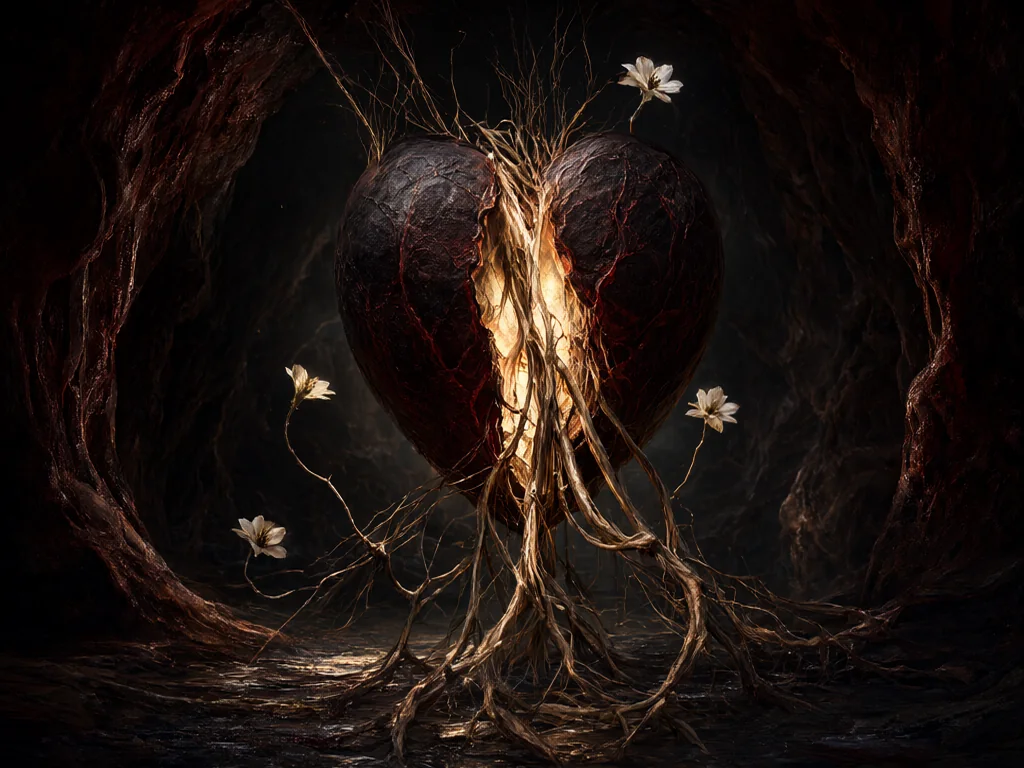
#> input picture assets/cards/abyssSeed.webp, 1024 x 768 px
$ python -i prepare-card-art.py   (imports and definitions only)
#> lines starting #> are read from the running program, lines starting #| are printed output that depends on the picture
#> further down, picture is the input picture: PIL image 1024x768 RGB; mean R, G, B 27.4, 18.3, 14.9
#!/usr/bin/env python
"""把 AI 生图原图处理成游戏卡面。

- 自动识别右下角的模型水印，裁掉含水的部分
- 裁成 4:3，压到 1024x768，导出 webp
- 欠曝的 AI 原图按平均亮度反推 gamma 提亮，保留黑色与高光

用法：
  python tools/prepare-card-art.py --src assets/cards/raw/xxx.png --id sunder
  python tools/prepare-card-art.py --all            # 按 IDS 表批量处理
  python tools/prepare-card-art.py --relight        # 提亮 assets/cards 里已有的卡面
"""
import argparse
import os
from pathlib import Path

from PIL import Image, ImageEnhance, ImageStat

ROOT = Path(__file__).resolve().parent.parent
RAW = ROOT / "art-source" / "cards"
OUT = ROOT / "assets" / "cards"

TARGET_W, TARGET_H = 1024, 768
TARGET_MEAN = 46.0
TARGET_TOLERANCE = 1.0
MIN_LIFT_GAMMA = 0.42


def luminance_mean(image):
    return ImageStat.Stat(image.convert("L")).mean[0]


def gamma_table(gamma):
    return [min(255, round(255 * ((value / 255) ** gamma))) for value in range(256)]


def auto_lift(image, target=TARGET_MEAN):
    """只压暗部和中调，0 与 255 保持不变，避免洗掉原本的高光。"""
#> called with target = 46
    mean = luminance_mean(image)
#> mean = 20.61
    if mean >= target - TARGET_TOLERANCE:
        return image, mean, 1.0

    histogram = image.convert("L").histogram()
#> histogram = 256 values, max 51088 at index 3, min 0 at index 253, mean 3072
    total = sum(histogram)
#> total = 786432

    def lifted_mean(gamma):
        table = gamma_table(gamma)
        return sum(table[value] * count for value, count in enumerate(histogram)) / total

    low, high = MIN_LIFT_GAMMA, 1.0
    if lifted_mean(low) >= target:
        for _ in range(18):
            mid = (low + high) / 2
            if lifted_mean(mid) < target:
                high = mid
            else:
                low = mid
#> this loop made 18 passes
#> (mid, high) on passes 1, 3, 5, 7, 10, 11, 12, 14, 15, 17: (0.71, 0.71), (0.637, 0.637), (0.619, 0.619), (0.615, 0.615), (0.614, 0.614), (0.614, 0.614), (0.614, 0.614), (0.614, 0.614), (0.614, 0.614), (0.614, 0.614)
#> (mid, low) on passes 2, 4, 6, 8, 9, 13: (0.565, 0.565), (0.601, 0.601), (0.61, 0.61), (0.613, 0.613), (0.614, 0.614), (0.614, 0.614)
        gamma = low
#> gamma = 0.614
    else:
        gamma = low

    lifted = image.point(gamma_table(gamma) * 3)
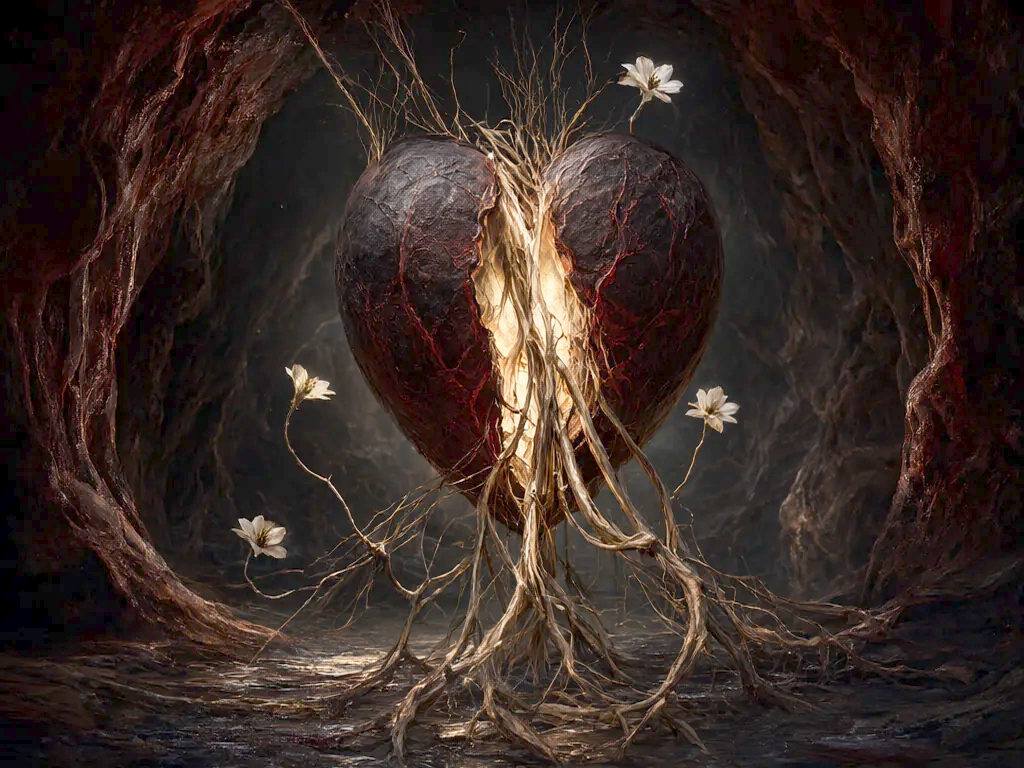
#> lifted: PIL image 1024x768 RGB; mean R, G, B 56.2, 41.1, 36.4
    return lifted, mean, gamma


# [67 lines left out: functions watermark_box, crop_excluding, prepare, relight_existing, not called in this run]


IDS = {
    "sunder": "A_single_vertical_sword_slash__2026-10-20T13-19-49.png",
    "nova": "A_falling_star_striking_a_drow_2026-10-20T13-19-53.png",
    "wildfire": "A_dreamlike_grassland_igniting_2026-10-20T13-20-25.png",
    "envenom": "Close_up_of_a_gloved_hand_coat_2026-10-20T13-21-55.png",
    "briarCrown": "A_crown_woven_from_living_thor_2026-10-20T13-22-05.png",
    "tornPage": "A_torn_page_from_an_ancient_le_2026-10-20T13-22-22.png",
}


# [48 lines left out: functions known_ids, main, not called in this run]


# [2 lines not run here, left out]

>>> from PIL import Image
>>> picture = Image.open('../assets/cards/abyssSeed.webp')
>>> result = auto_lift(picture)
